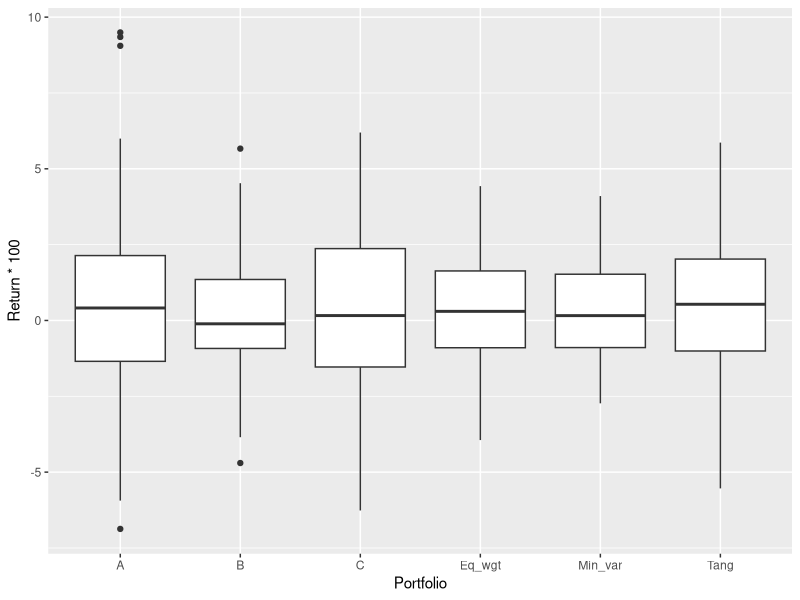
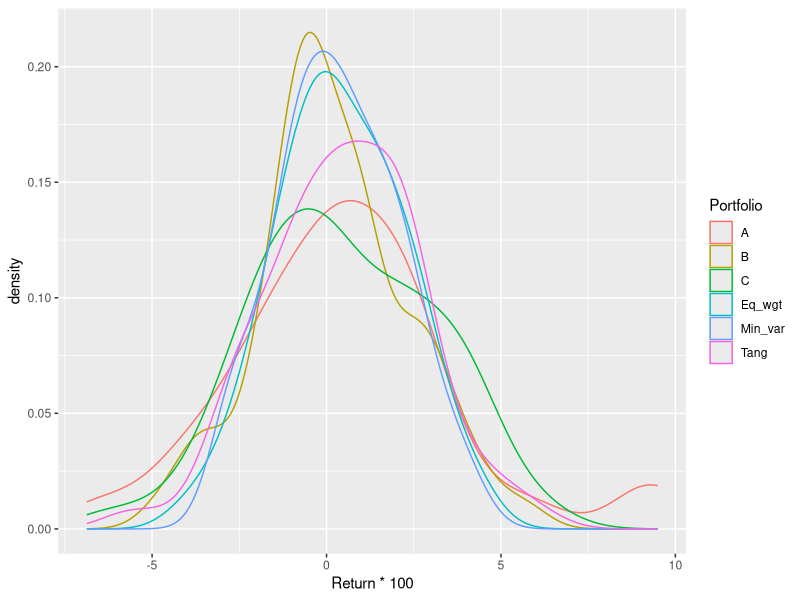

Reproduce these figures in R, in order.
## ---- chunk 1
knitr::opts_chunk$set(echo = TRUE)
library(tidyr)
library(fBasics)
library(ggplot2)
library(knitr)
## ---- chunk 2
data=read.csv("asset_returns.csv")
data$Date=as.Date(data$Date,format="%m/%d/%Y")
data=data[,-1]
data$A=data$A-(.02/12)
data$B=data$B-(.003/12)
data$C=data$C-(.01/12)
mystery=data[,c("Date","A","B","C")]
assets=data[,-2:-4]
assetslong=gather(assets,"Asset_Class","Return",-Date)
## ---- chunk 3
wmat=data.frame(Eq_wgt=c(1,1,1)/3,Min_var=c(NA,NA,NA),Tang=c(NA,NA,NA))
portnames=c("A","B","C")
rownames(wmat)=portnames
kable(wmat)
## ---- chunk 4
ones=as.matrix(c(1,1,1))
covmat=cov(mystery[,-1])
icovmat=solve(covmat)
minport=(icovmat%*%ones)/as.vector(t(ones)%*%icovmat%*%ones)
ervec=apply(mystery[,-1],2,mean)
tanport=as.vector(icovmat%*%(ervec-mean(assets$Cash)))
tanport=tanport/sum(tanport)
wmat$Min_var=minport
wmat$Tang=tanport
kable(wmat)
## ---- chunk 5
mystery$Eq_wgt=as.matrix(mystery[,c(2,3,4)])%*%as.matrix(wmat$Eq_wgt)
mystery$Min_var=as.matrix(mystery[,c(2,3,4)])%*%as.matrix(wmat$Min_var)
mystery$Tang=as.matrix(mystery[,c(2,3,4)])%*%as.matrix(wmat$Tang)
basicStats(mystery[,-1])
## ---- chunk 6
p13=function(x) {
  ans=vector()
  ans[1]=pnorm(0,-1+((1+mean(x))^2-sd(x)^2)^6,sd(x)*sqrt(12))
  ans[2]=pnorm(0,-1+((1+mean(x))^2-sd(x)^2)^18,sd(x)*sqrt(36))
  ans
}
pmat=data.frame(lapply(mystery[,-1],p13))
rownames(pmat)=c("Pval_1yr","Pval_3yr")
kable(pmat,digits=2)
## ---- chunk 7
mysterylong=gather(mystery,"Portfolio","Return",-Date)
ggplot(mysterylong,aes(x=Portfolio, y=Return*100))+geom_boxplot()
## ---- chunk 8
ggplot(mysterylong,aes(x=Return*100,color=Portfolio))+geom_density()
## ---- chunk 9
pboot13=function(x) {
  yr1vec=yr3vec=ans=vector()
  for(i in 1:1000) {
  s1=x[sample(1:60,12,replace=TRUE)]
  s1ret=-1+prod(1+s1)
  yr1vec[i]=0>s1ret
  s3=x[sample(1:60,36,replace=TRUE)]
  s3ret=-1+prod(1+s3)
  yr3vec[i]=0>s3ret
  }
  ans[1]=sum(yr1vec)/1000
  ans[2]=sum(yr3vec)/1000
  ans
}
pbmat=data.frame(lapply(mystery[,-1],pboot13))
rownames(pbmat)=c("Pval_1yr","Pval_3yr")
kable(pbmat,digits=2)
## ---- chunk 10
market=as.matrix(assets[,-1])%*%as.matrix(c(-1,.55,.4,.05))
capm=function(x) {
  ans=lm((x-assets$Cash)~market)
  summary(ans)
}
lapply(mystery[,-1],capm)
## ---- chunk 11
multi=function(x) {
  ans=lm(x~assets$Cash+assets$Stocks+assets$Bonds+assets$Commodities)
  summary(ans)
}
lapply(mystery[,-1],multi)
